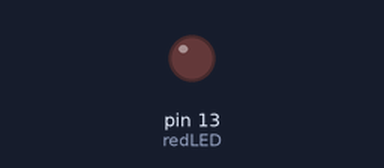
Bench run of a sketch on a simulated Arduino Uno, built with avr-gcc and run on an emulated ATmega328P. On the bench: output pins drawn as LEDs (lit = HIGH).

Above: at 1.6 s.
At 6.45 s:
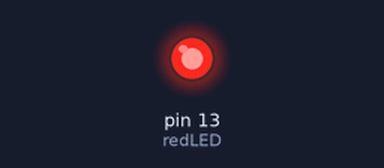
Timing chart, 0 to 7.4 s (numbered marks = the images above):
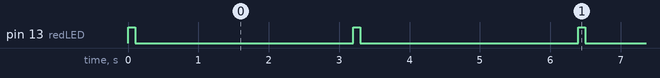

Measured:
- by itself, pin 13 (redLED): alternates HIGH for 0.10 s and LOW for 3.1 s

The sketch:

Three_LED_Test.ino
```cpp
int redLED = 13;
int blueLED = 8;
int greenLED = 7;

int dit=100;
int dah=500;
int det=1000;


// 3 led circuits

// red 5x fast

// blue really slow
void setup() {
  // put your setup code here, to run once:
  pinMode(redLED, OUTPUT);
}

void loop() {
  // put your main code here, to run repeatedly:
  digitalWrite(redLED, HIGH);
  delay(dit);
  digitalWrite(redLED, LOW);
  delay(dit);

  digitalWrite(blueLED, HIGH);
  delay(dah);
  digitalWrite(blueLED, LOW);
  delay(dah);

  digitalWrite(greenLED, HIGH);
  delay(det);
  digitalWrite(greenLED, LOW);
  delay(det);
}
```
